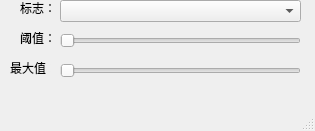
<?xml version="1.0" encoding="UTF-8"?>
<ui version="4.0">
 <class>MainWindow</class>
 <widget class="QMainWindow" name="MainWindow">
  <property name="geometry">
   <rect>
    <x>0</x>
    <y>0</y>
    <width>315</width>
    <height>131</height>
   </rect>
  </property>
  <property name="windowTitle">
   <string>Threshold</string>
  </property>
  <widget class="QWidget" name="centralwidget">
   <widget class="QComboBox" name="cb_Thresholdflag">
    <property name="geometry">
     <rect>
      <x>60</x>
      <y>0</y>
      <width>241</width>
      <height>22</height>
     </rect>
    </property>
    <property name="whatsThis">
     <string>Thresholdflag</string>
    </property>
   </widget>
   <widget class="QSlider" name="tbar_ThresholdVal">
    <property name="geometry">
     <rect>
      <x>60</x>
      <y>30</y>
      <width>241</width>
      <height>22</height>
     </rect>
    </property>
    <property name="orientation">
     <enum>Qt::Horizontal</enum>
    </property>
   </widget>
   <widget class="QLabel" name="label">
    <property name="geometry">
     <rect>
      <x>20</x>
      <y>0</y>
      <width>31</width>
      <height>16</height>
     </rect>
    </property>
    <property name="text">
     <string>标志：</string>
    </property>
   </widget>
   <widget class="QLabel" name="label_2">
    <property name="geometry">
     <rect>
      <x>20</x>
      <y>30</y>
      <width>31</width>
      <height>16</height>
     </rect>
    </property>
    <property name="text">
     <string>阈值：</string>
    </property>
   </widget>
   <widget class="QSlider" name="tbar_ThresholdMax">
    <property name="geometry">
     <rect>
      <x>60</x>
      <y>60</y>
      <width>241</width>
      <height>22</height>
     </rect>
    </property>
    <property name="orientation">
     <enum>Qt::Horizontal</enum>
    </property>
   </widget>
   <widget class="QLabel" name="label_3">
    <property name="geometry">
     <rect>
      <x>10</x>
      <y>60</y>
      <width>41</width>
      <height>16</height>
     </rect>
    </property>
    <property name="text">
     <string>最大值：</string>
    </property>
   </widget>
  </widget>
  <widget class="QMenuBar" name="menubar">
   <property name="geometry">
    <rect>
     <x>0</x>
     <y>0</y>
     <width>315</width>
     <height>23</height>
    </rect>
   </property>
  </widget>
  <widget class="QStatusBar" name="statusbar"/>
 </widget>
 <resources/>
 <connections/>
</ui>
